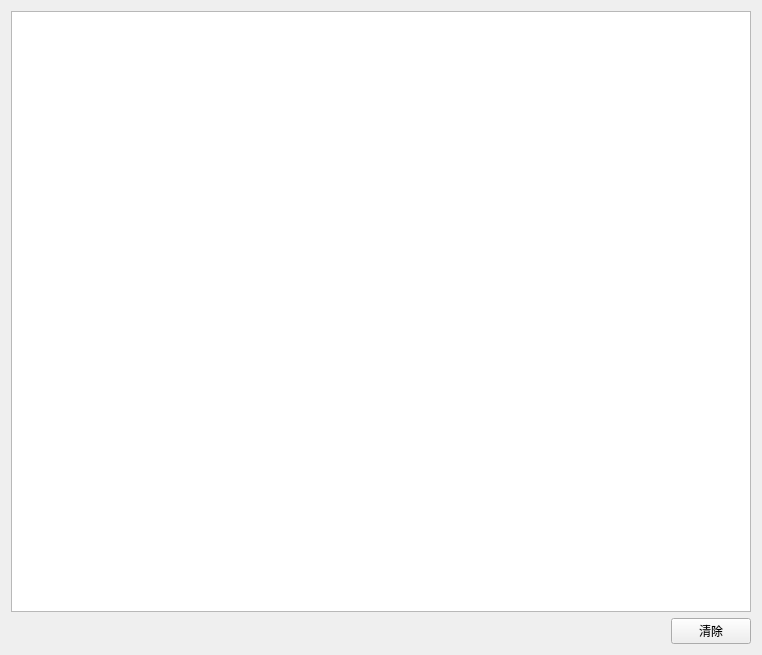
<?xml version="1.0" encoding="UTF-8"?>
<ui version="4.0">
 <class>password</class>
 <widget class="QWidget" name="password">
  <property name="geometry">
   <rect>
    <x>0</x>
    <y>0</y>
    <width>762</width>
    <height>655</height>
   </rect>
  </property>
  <property name="sizePolicy">
   <sizepolicy hsizetype="Preferred" vsizetype="Preferred">
    <horstretch>0</horstretch>
    <verstretch>0</verstretch>
   </sizepolicy>
  </property>
  <property name="minimumSize">
   <size>
    <width>0</width>
    <height>0</height>
   </size>
  </property>
  <property name="maximumSize">
   <size>
    <width>16777215</width>
    <height>16777215</height>
   </size>
  </property>
  <property name="windowTitle">
   <string>Form</string>
  </property>
  <layout class="QGridLayout" name="gridLayout">
   <item row="0" column="0">
    <layout class="QVBoxLayout" name="verticalLayout">
     <item>
      <widget class="QPlainTextEdit" name="plainTextEdit"/>
     </item>
     <item>
      <layout class="QHBoxLayout" name="horizontalLayout">
       <item>
        <spacer name="horizontalSpacer">
         <property name="orientation">
          <enum>Qt::Horizontal</enum>
         </property>
         <property name="sizeHint" stdset="0">
          <size>
           <width>40</width>
           <height>20</height>
          </size>
         </property>
        </spacer>
       </item>
       <item>
        <widget class="QPushButton" name="pushButton">
         <property name="text">
          <string>清除</string>
         </property>
        </widget>
       </item>
      </layout>
     </item>
    </layout>
   </item>
  </layout>
 </widget>
 <resources/>
 <connections/>
</ui>
